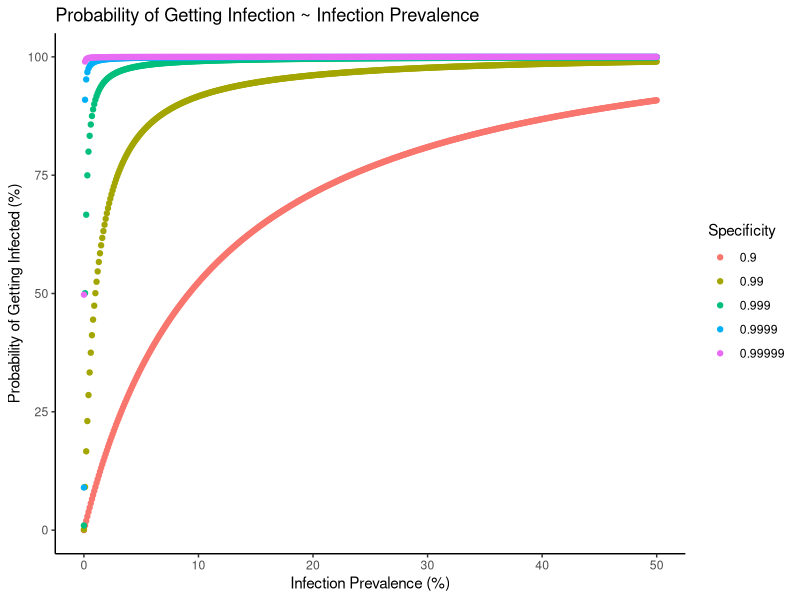

Reproduce this figure in R.
library(ggplot2)
install.packages("tidyverse")

library(tidyverse) 

#give the fixed sesnitivity 

sensitivity <- 0.99


#given the infection prevalency:

set.seed(32L)

infection_prevalence <- seq(0.00001, 0.5, length.out = 500)
infection_prevalence


#given the different specificity:

specificity_array <- c(0.9, 0.99, 0.999, 0.9999, 0.99999)
specificity_array

#P(I|T) = (P(T|I) * P(I))/ (P(T) = >sum of probabilities) (**)

#P(I) = P(T|I = sensitivity) * P(I = Infection prevalence) + P(T|notinfected = 1- specificity) + P(not infected = 1-inefection prevalence)

#For loop that calculate the probability to be infected at different specificity levels and insert each iteration in a empty data frame (final_df)
final_df <- data.frame()

#iteration "for loop" for each specificity and calculate probability with the formula mentioned above(**)
for (i in specificity_array ){
  
  probability <- (sensitivity * infection_prevalence) / 
    ((sensitivity * infection_prevalence) + 
       ((1 - i) * (1 - infection_prevalence)))
  #Data frame containing infection prevalences probability and sopecificity
  prob_df <- data.frame(Infection_Prevalence = infection_prevalence *100,
                        Probability_To_Be_Infected = probability *100,
                        Specificity = factor(i, levels = specificity_array))
  final_df <- rbind(final_df, prob_df) #all dataframe together
}


#plotting the probability to be infected ~ Inbfection prevalence for each specificity level
ggplot(final_df, aes(x = Infection_Prevalence, y = Probability_To_Be_Infected, color = Specificity)) +
  geom_point() +
  labs(x = "Infection Prevalence (%)", y = "Probability of Getting Infected (%)",
       title = "Probability of Getting Infection ~ Infection Prevalence",
       color = "Specificity") +
  theme_classic()








